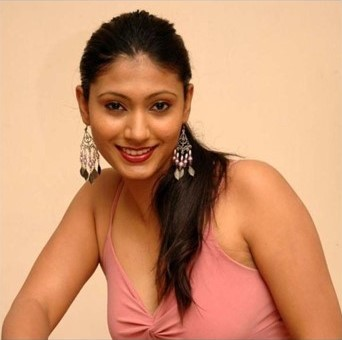
#> input picture midterm2/test1.jpg, 342 x 340 px
$ python s_63070501075_1.py
#> lines starting #> are read from the running program, lines starting #| are printed output that depends on the picture; after the words box and inside, x2 and y2 are one past the last pixel; in counts of white or black regions, pixels touching at a corner belong together
import cv2
import numpy as np

# Load the image
img = cv2.imread('test1.jpg',1)
#> img is the input picture: shape (340, 342, 3); mean B, G, R 112.1, 147.7, 204.4

hsv = cv2.cvtColor(img, cv2.COLOR_BGR2HSV)
#> hsv: shape (340, 342, 3); mean H, S, V 12.1, 126.7, 204.4
h = hsv[:,:,0]
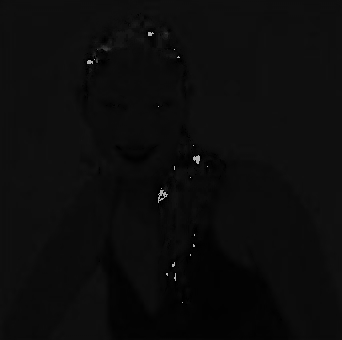
#> h: shape (340, 342); min 0, max 179, mean 12.1
s = hsv[:,:,1]
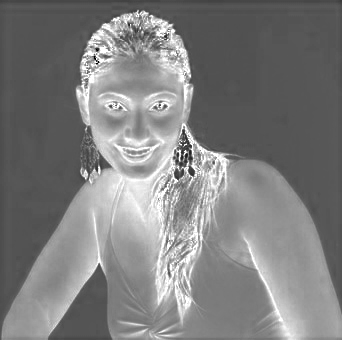
#> s: shape (340, 342); min 0, max 255, mean 126.7
v = hsv[:,:,2]
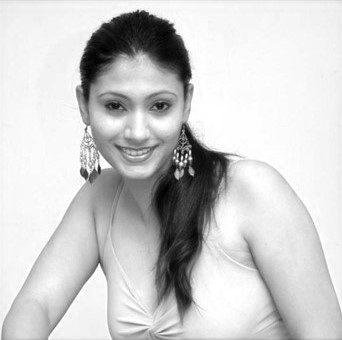
#> v: shape (340, 342); min 1, max 255, mean 204.4
hsv_split = np.concatenate((h,s,v), axis=1)
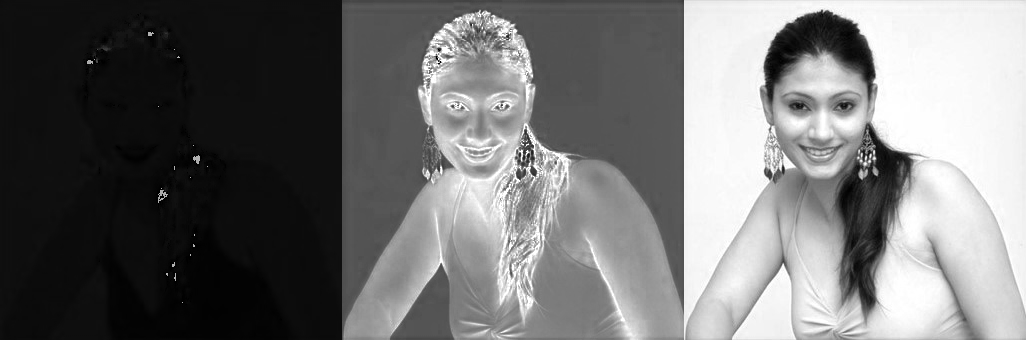
#> hsv_split: shape (340, 1026); min 0, max 255, mean 114.4
cv2.imshow("hsv", hsv_split)

kernel = np.ones((3,3),np.uint8)
lower_skin = np.array([10,100,80], dtype=np.uint8)
upper_skin = np.array([20,255,255], dtype=np.uint8)

ret, min_sat = cv2.threshold(s,40,255, cv2.THRESH_BINARY)
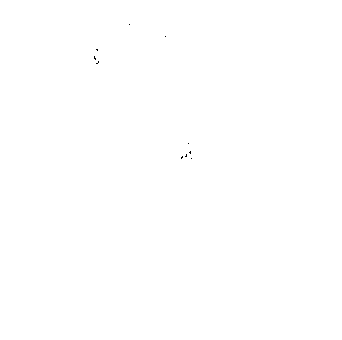
#> min_sat: shape (340, 342); 100% white; black in thin lines or dots, all inside (x1, y1, x2, y2) = (94, 24, 192, 159)
#cv2.imshow("min sat", min_sat)

ret, max_hue = cv2.threshold(h,15,255, cv2.THRESH_BINARY_INV)
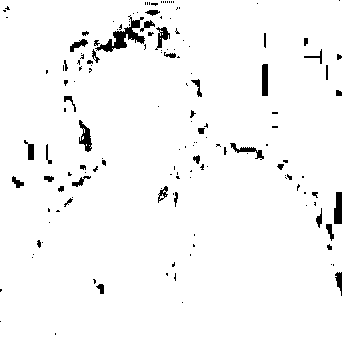
#> max_hue: shape (340, 342); 96.8% white; 153 black regions (109 under 20 px), largest, box (x1, y1, x2, y2) and area: (95, 15, 145, 52) 559, (334, 192, 342, 224) 224, (79, 120, 92, 152) 216
print(ret, max_hue)
#> (printed output is left out)
#cv2.imshow("max hue", max_hue)

before_final = cv2.bitwise_and(min_sat, max_hue)
#> before_final: shape (340, 342); 96.7% white; 158 black regions (114 under 20 px), largest, box (x1, y1, x2, y2) and area: (95, 15, 145, 52) 561, (334, 192, 342, 224) 224, (79, 120, 92, 152) 216
#cv2.imshow("before final", before_final)

before_final = cv2.inRange(hsv, lower_skin, upper_skin)
#> before_final: shape (340, 342); 30.2% white; 51 white regions (40 under 20 px), largest, box (x1, y1, x2, y2) and area: (1, 49, 209, 340) 18012, (213, 151, 342, 340) 13070, (112, 192, 160, 312) 3655
before_final = cv2.erode(before_final, kernel, iterations=1)
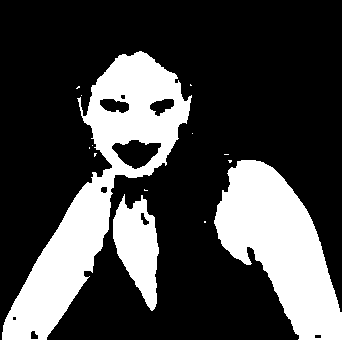
#> before_final: shape (340, 342); 27.2% white; 14 white regions (11 under 20 px), largest, box (x1, y1, x2, y2) and area: (2, 51, 192, 340) 16026, (214, 160, 342, 340) 12321, (113, 194, 159, 311) 3244

# Display the result
cv2.imshow('Skin detection', before_final)
cv2.waitKey(0)
cv2.destroyAllWindows()
